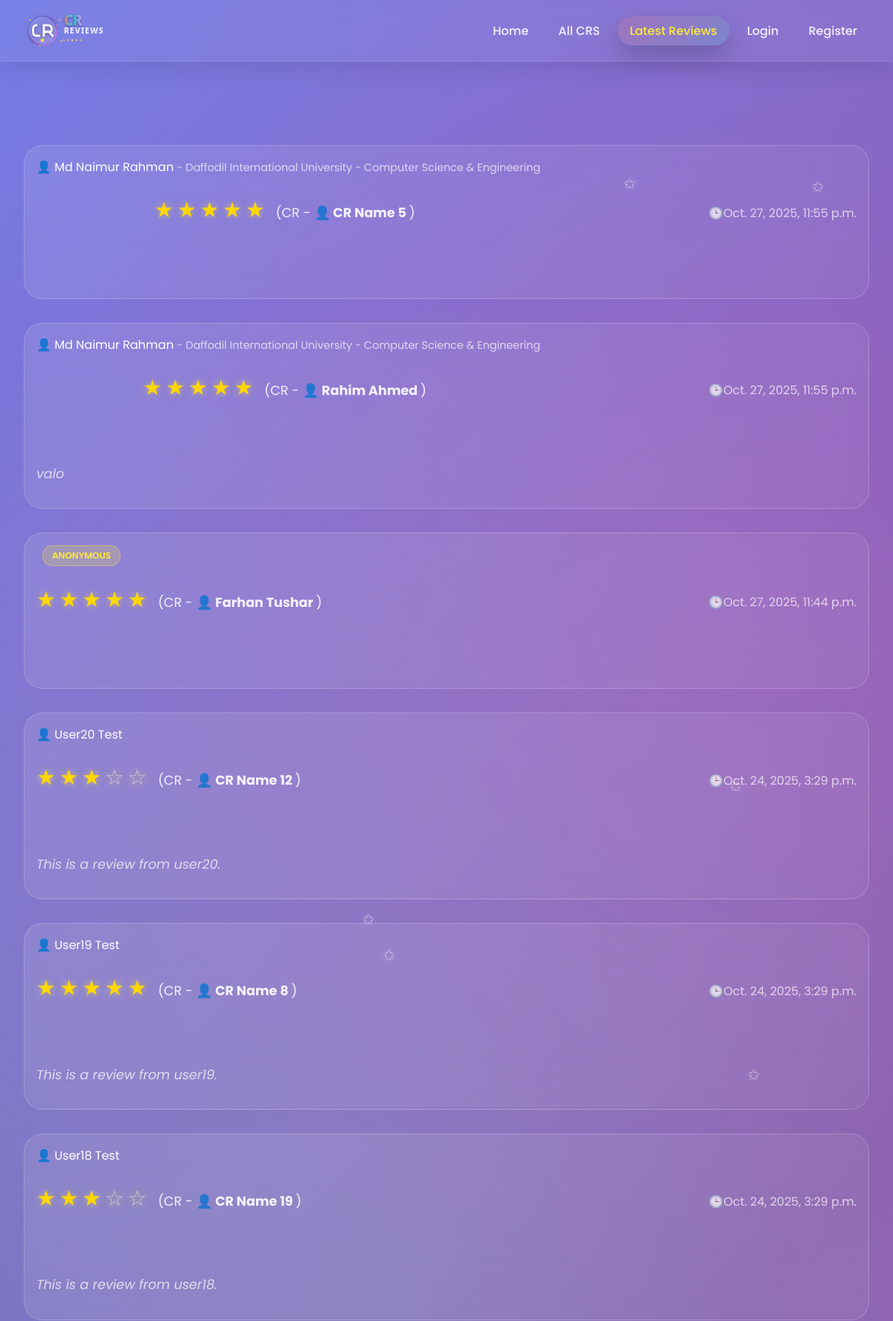
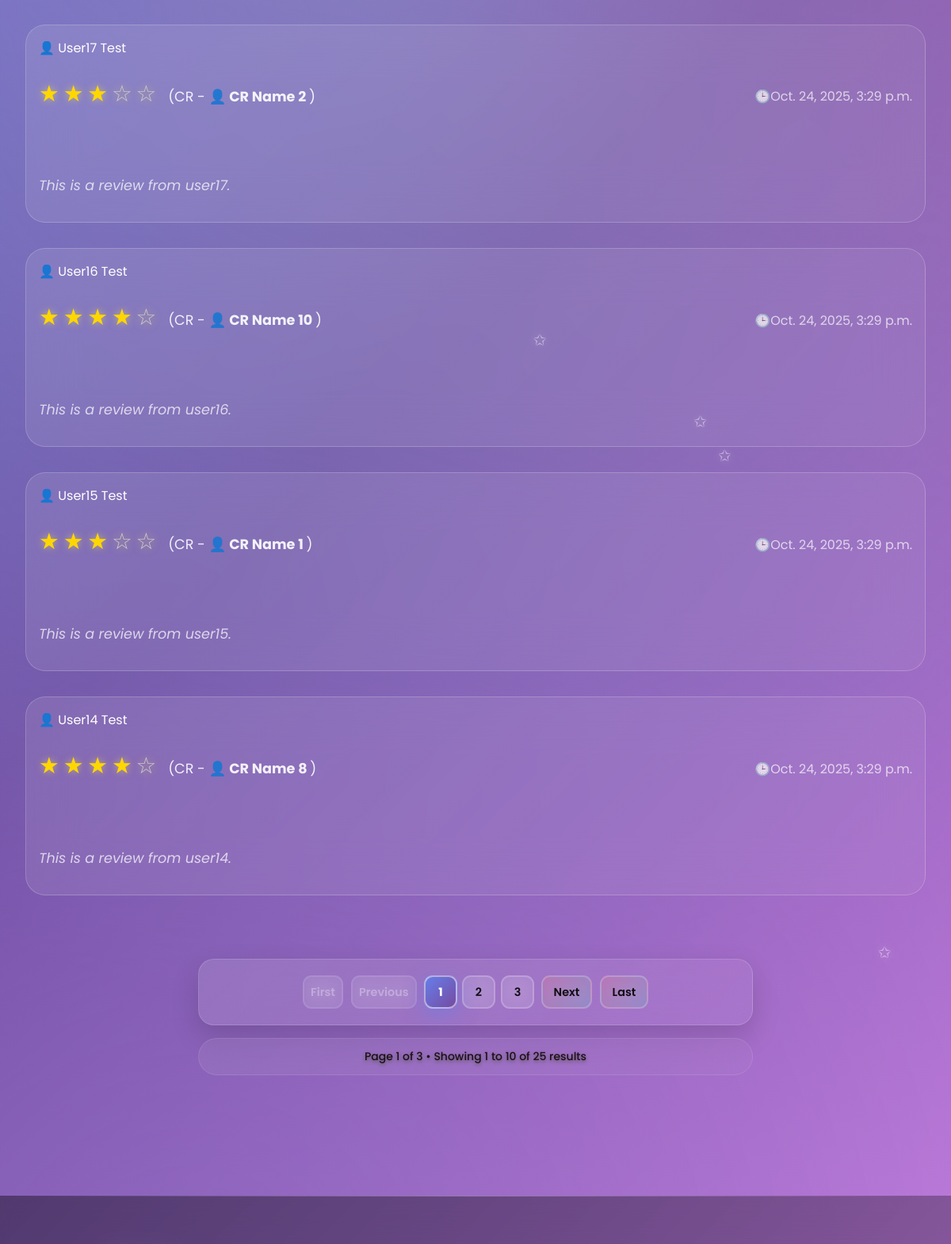
The app's page /latest_reviews/ (upper part), older data (2 pictures, top to bottom).
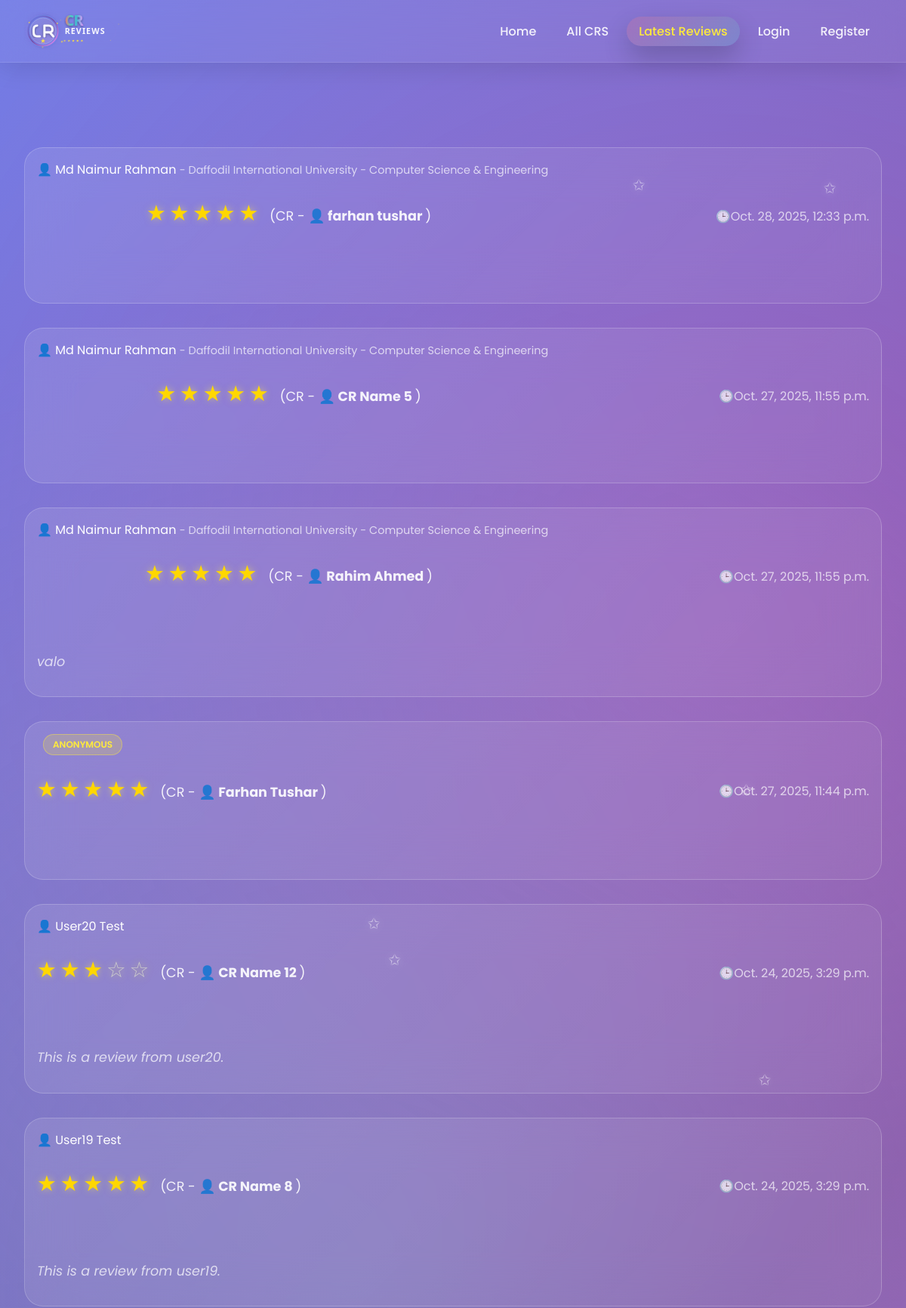
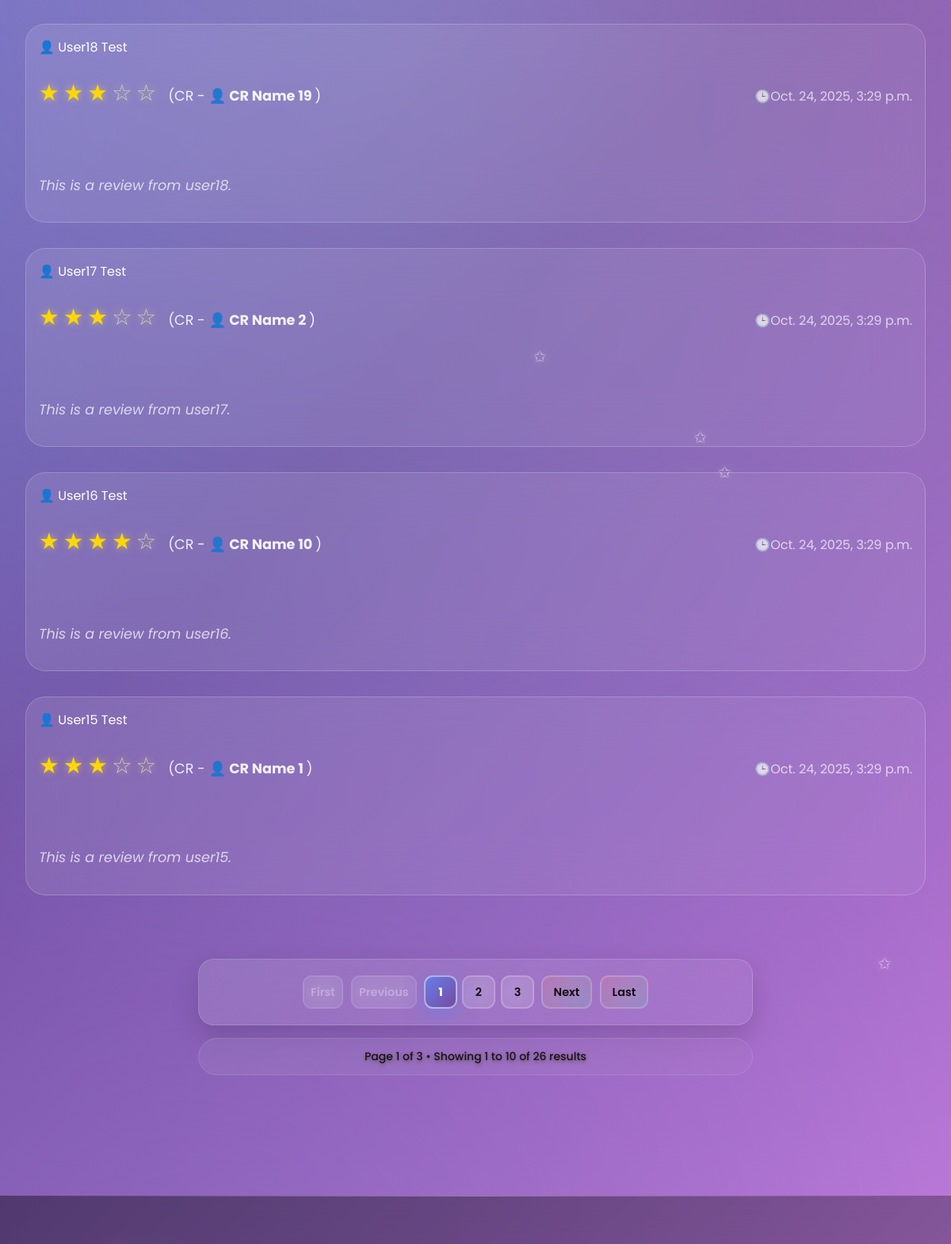
The same page, newer data (2 pictures, top to bottom).
### cr/models.py (models this page shows, shortened)
class Review(models.Model):
    user=models.ForeignKey('userprofile.User', on_delete=models.CASCADE,related_name='userreviews')
    cr_profile=models.ForeignKey(CrProfile, on_delete=models.CASCADE,related_name='cr_reviews')
    rating = models.PositiveSmallIntegerField()
    description = models.TextField(blank=True, null=True)
    is_anonymous = models.BooleanField(default=False)
    anonymous_name = models.CharField(max_length=100, blank=True, null=True)
    slug = models.SlugField(unique=True, blank=True)
    created_at = models.DateTimeField(auto_now_add=True)
    updated_at = models.DateTimeField(auto_now=True)
    deleted_at = models.DateTimeField(blank=True, null=True)
    class Meta:
        unique_together = [['user', 'cr_profile']]
        ordering = ['-created_at']

class University(models.Model):
    Public = "Public"
    Private = "Private"
    university_type = [
        (Public,"Public"),
        (Private,"Private"),
    ]
    title =models.CharField(max_length=100,unique=True,blank=False,null=False)
    type =models.CharField(max_length=100,choices=university_type)
    address=models.CharField(max_length=150, blank=True, null=True)
    slug=models.SlugField(blank=True,unique=True)
    created_at=models.DateTimeField(auto_now_add=True)
    updated_at=models.DateTimeField(auto_now=True)
    daleted_at=models.DateTimeField(auto_now=True,blank=True,null=True)
    def __str__(self):
        return self.title

class Department(models.Model):
    title=models.CharField(max_length=50,unique=True,blank=False,null=False)
    code=models.CharField(max_length=50,unique=True,blank=True,null=True)
    slug=models.SlugField(blank=True,unique=True)
    created_at=models.DateTimeField(auto_now_add=True)
    updated_at=models.DateTimeField(auto_now=True)
    daleted_at=models.DateTimeField(auto_now=True,blank=True,null=True)
    def __str__(self):
        return self.title

class CrProfile(models.Model):
    user=models.OneToOneField('userprofile.User', on_delete=models.CASCADE,related_name='user_profile')
    university=models.ForeignKey(University, on_delete=models.CASCADE,related_name='university_crs')
    department=models.ForeignKey(Department, on_delete=models.CASCADE,related_name='department_crs')
    cr_status = models.CharField(
    max_length=20,
    choices=[('Present', 'Present CR'), ('Former', 'Former CR')],
    default='Present'
    )
    profile_picture = models.ImageField(upload_to='cr_profile_pictures/', blank=True, null=True)
    name = models.CharField(max_length=100)
    gender = models.CharField(choices=[('M', 'Male'), ('F', 'Female')], max_length=1)
    email = models.EmailField(blank=True, null=True)
    phone = models.CharField(max_length=30, blank=True, null=True)
    st_id = models.CharField(max_length=50, unique=True)
    batch = models.CharField(max_length=20)
    dept_batch = models.CharField(max_length=20 , blank=True, null=True)
    section = models.CharField(max_length=10)
    bio = models.TextField(blank=True, null=True)
    date_of_birth = models.DateField(blank=True, null=True)
    slug = models.SlugField(unique=True, blank=True)
    facebook_url = models.URLField(default='https://www.facebook.com/')
    instagram_url = models.URLField(default='https://www.instagram.com/')
    linkedin_url = models.URLField(default='https://www.linkedin.com/')
    created_at=models.DateTimeField(auto_now_add=True)
    updated_at=models.DateTimeField(auto_now=True)
    deleted_at=models.DateTimeField(auto_now=True,blank=True,null=True)

### userprofile/models.py (models this page shows, shortened)
class User(AbstractBaseUser,PermissionsMixin):
    university=models.ForeignKey(University, on_delete=models.SET_NULL,related_name='university',null=True,blank=True)
    department=models.ForeignKey(Department, on_delete=models.SET_NULL,related_name='department',null=True,blank=True)
    profile_picture=models.ImageField(upload_to=user_profile_picture_path,null=True,blank=True)
    first_name = models.CharField(max_length=50)
    last_name = models.CharField(max_length=50)
    gender = models.CharField(choices=[('M', 'Male'), ('F', 'Female')], max_length=1)
    email = models.EmailField(unique=True)
    phone=models.CharField(max_length=20,null=True,blank=True)
    date_of_birth=models.DateField(null=True,blank=True)
    student_id=models.CharField(max_length=50,unique=True,null=True,blank=True)
    batch=models.CharField(max_length=20,null=True,blank=True)
    dept_batch = models.CharField(max_length=20 , blank=True, null=True)
    section=models.CharField(max_length=20,null=True,blank=True)
    bio=models.TextField(null=True,blank=True)
    facebook_url=models.URLField(default='https://www.facebook.com/')
    instagram_url=models.URLField(default='https://www.instagram.com/')
    linkedin_url=models.URLField(default='https://www.linkedin.com/')
    role=models.CharField(max_length=20, default='student')
    slug=models.SlugField(blank=True,unique=True)
    is_email_verified = models.BooleanField(default=False)
    email_verification_token = models.UUIDField(blank=True, null=True, editable=False)
    email_verification_token_created = models.DateTimeField(blank=True, null=True)
    password_reset_token = models.UUIDField(null=True, blank=True, editable=False)
    password_reset_token_created = models.DateTimeField(null=True, blank=True)
    is_active = models.BooleanField(default=True)
    is_staff = models.BooleanField(default=False)
    created_at = models.DateTimeField(auto_now_add=True)
    updated_at = models.DateTimeField(auto_now=True)
    deleted_at = models.DateTimeField(blank=True, null=True)
    USERNAME_FIELD = 'email'
    REQUIRED_FIELDS = ['first_name','last_name']
    objects = CustomUserManager()
    def get_full_name(self):
        return f"{self.first_name} {self.last_name}"

### cr/views.py (the view)
# urls.py: path('latest_reviews/',latest_reviews,name='latest_reviews'),
def latest_reviews(request):
    reviews=Review.objects.all().order_by('-created_at')
    paginator = Paginator(reviews,10)
    page_number = request.GET.get('page',1)
    try:
        reviews = paginator.page(page_number)
    except PageNotAnInteger:
        reviews = paginator.page(1)
    except EmptyPage:
        reviews = paginator.page(1)
    context={
        'review':reviews,
        'paginator':paginator,
    }
    return render(request,'latest_reviews.html',context)

### templates/latest_reviews.html (shortened to what the changed rows need)
{% extends 'base.html' %}
{% load  static %}
{% block content %}
    <div id="latest-reviews" class="page">
        <div class="container">
            <div class="section">
                 {% for review in review %}
                <div class="review-card">
                    <div class="review-header">
                        <div>
                    {% if review.is_anonymous %}
                        {% comment %} <span style="color: rgba(255,255,255,0.9);">
                            {{ review.get_reviewer_name }}
                        </span> {% endcomment %}
                    {% elif review.user %}
                        <a href="{% url 'user_view' review.user.slug %}" style="text-decoration: none; color: inherit;">
                            👤 {{ review.user.get_full_name }}
                        </a>
                    {% else %}
                        <span style="color: rgba(255,255,255,0.9);">
                            🕶️ Anonymous User
                        </span>
                    {% endif %}
                {% if not review.is_anonymous and review.user %}
                    {% if review.user.university or review.user.department %}
                        <span style="color: rgba(255,255,255,0.7); font-size: 0.9rem;">
                            -
                            {% if review.user.university %}
                                {{ review.user.university }}
                            {% endif %}
                            {% if review.user.department %}
                                {% if review.user.university %} - {% endif %}
                                {{ review.user.department }}
                            {% endif %}
                        </span>
                    {% endif %}
                {% else %}
                    <span style="display: inline-block; margin-left: 0.5rem; padding: 0.25rem 0.75rem; background: rgba(255, 235, 59, 0.2); border: 1px solid rgba(255, 235, 59, 0.4); border-radius: 20px; font-size: 0.75rem; font-weight: 600; color: #ffeb3b;">
                        ANONYMOUS
                    </span>
                {% endif %}
                            <div class="rating">
                                {% for i in "12345" %} {% if forloop.counter <= review.rating %}
                                <span class="star filled">★</span>
                                {% else %}
                                <span class="star">☆</span>
                                {% endif %}
                                {% endfor %}
                                <span class="review_cr">(CR - <strong><a href="{% url 'cr_profile' review.cr_profile.slug %}" style="text-decoration: none; color: inherit;">👤 {{review.cr_profile.name}}</a> </strong>)</span>
                            </div>
                        </div>
                        <div style="color: rgba(255,255,255,0.7); font-weight: 400;">🕒{{review.created_at}}</div>
                    </div>
                    <div class="review-text">
                        {{review.description}}
                    </div>
                </div>
                {% endfor %}
            </div>
            {% if review.has_other_pages %}
            <div class="pagination-section">
                <div class="pagination">
                    {% if review.has_previous %}
                        <a href="?page=1" class="pagination-btn pagination-first">
                            <span>First</span>
                        </a>
                        <a href="?page={{ review.previous_page_number }}" class="pagination-btn pagination-prev">
                            <span>Previous</span>
                        </a>
                    {% else %}
                        <span class="pagination-btn pagination-disabled">
                            <span>First</span>
                        </span>
                        <span class="pagination-btn pagination-disabled">
                            <span>Previous</span>
                        </span>
                    {% endif %}
                    <div class="pagination-numbers">
                        {% for num in review.paginator.page_range %}
                            {% if review.number == num %}
                                <span class="pagination-btn pagination-active">{{ num }}</span>
                            {% elif num > review.number|add:'-3' and num < review.number|add:'3' %}
                                <a href="?page={{ num }}" class="pagination-btn">{{ num }}</a>
                            {% endif %}
                        {% endfor %}
                    </div>
                    {% if review.has_next %}
                        <a href="?page={{ review.next_page_number }}" class="pagination-btn pagination-next">
                            <span>Next</span>
                        </a>
                        <a href="?page={{ review.paginator.num_pages }}" class="pagination-btn pagination-last">
                            <span>Last</span>
                        </a>
                    {% endif %}
                </div>
                <div class="pagination-info">
                    <p>Page {{ review.number }} of {{ review.paginator.num_pages }} • Showing {{ review.start_index }} to {{ review.end_index }} of {{ review.paginator.count }} results</p>
                </div>
            </div>
            {% endif %}
        </div>
    </div>
{% endblock content %}

Row changes from the older to the newer data that the page shows:
no longer on this page (row unchanged): Review: user.get_full_name "User14 Test", rating 4 (drawn), cr_profile.name "CR Name 8", created_at "Oct. 24, 2025, 3:29 p.m.", description "This is a review from user14."
added Review: user.get_full_name "Md Naimur Rahman", user.university "Daffodil International University", user.department "Computer Science & Engineering", rating 5 (drawn), cr_profile.name "farhan tushar", created_at "Oct. 28, 2025, 12:33 p.m."
Text that changed along with them:
{{ review.paginator.count }}: "25" → "26"
